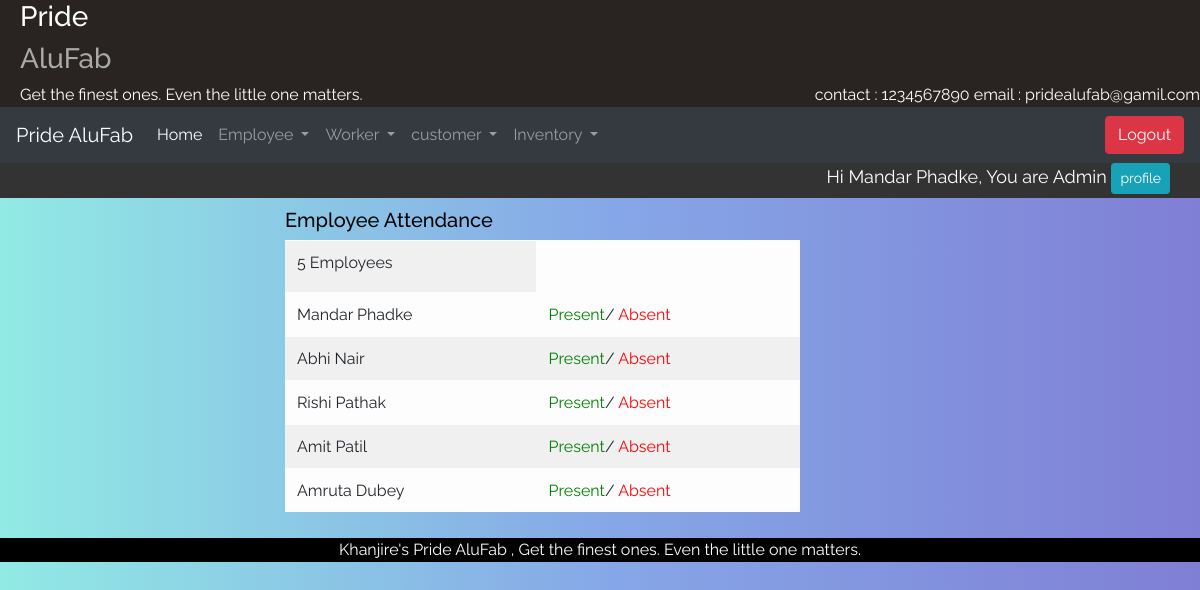
The app's page /Emp_attend (signed in) with its own data.
### alufab/models.py (models this page shows, shortened)
class Employee(models.Model):
    Emp_id = models.ForeignKey(User, on_delete=models.CASCADE)
    phono = models.IntegerField(default=0)
    Address = models.CharField(default=' ',max_length=100)
    city = models.CharField(default='Ichalkaranji',max_length=20)
    de = [
        ('Manager','Manager'),
        ('Supervisor','Supervisor'),
        ('Admin', 'Admin')
    ]
    designation = models.CharField(max_length=10, choices=de)
    Paymentperday = models.FloatField(default=0)
    is_working=models.BooleanField(default=True)

### alufab/views.py (the view)
# urls.py: path("Emp_attend", views.Emp_attend, name='Emp_attend'),
def Emp_attend(request):
    if not request.user.is_authenticated:
        return render(request, 'notloggedin.html')
    elif request.user.is_authenticated:
        obj = Employee.objects.all()
        total = Employee.objects.all().count()
        empid = request.user.id
        desig = Employee.objects.get(Emp_id=empid)
        return render(request,'EmpAttend.html',{'desig':desig,'obj':obj,'total':total})

### templates/EmpAttend.html (shortened to what this page needs)
{% extends 'home.html' %}
{% block content %}
    <form  class="form_div" method="POST" action="{% url 'Worker_attend' %}">
<div class="form_" id="content">
            <h5>Employee Attendance</h5>
<table class="table table-light table-responsive-sm table-striped">
  <tr>
          <td><label>{{total}} Employees</label>
</tr>
  {% for i in obj %}
<tr>
  <td>
          {{i.Emp_id.first_name}} {{i.Emp_id.last_name}}
          </td>
<td>
          <a href="{% url 'Emp_attend_save' i.id%}" style="color: green;">Present</a>/
          <a href="{% url 'Emp_attend_save1' i.id%}" style="color: red;">Absent</a>
</td>
</tr>
{% endfor %}
      </table>
{% endblock %}

### templates/home.html (shortened to what this page needs)
{%load static%}
<html lang="en">
<head>
    <link rel="stylesheet" href="https://stackpath.bootstrapcdn.com/bootstrap/4.3.1/css/bootstrap.min.css">
    <link href="https://cdnjs.cloudflare.com/ajax/libs/select2/4.0.6-rc.0/css/select2.min.css" rel="stylesheet" />
<link rel="stylesheet" type="text/css" href="{% static 'css/main.css' %}">
<link rel="stylesheet" type="text/css" href="{% static 'css/util.css' %}">
</head>
<body>
<div class="div_top" >
    <div class="container-">
      <h3 style="color: white;">Pride</h3><h3 style="color: darkgrey;">AluFab</h3><h style="color:white;">Get the finest ones.
        Even the little one matters.</h>
      <div style="float:right; color:white;">
        contact : 1234567890
        email : pridealufab@gamil.com
      </div>
    </div>
  </div>
<nav class="navbar navbar-dark bg-dark navbar-expand-lg sticky-top nav">
    <a class="navbar-brand" href="#">Pride AluFab </a>
    <div class="collapse navbar-collapse" id="navbarSupportedContent">
      <ul class="navbar-nav mr-auto">
        <li class="nav-item active">
          <a class="nav-link" href="{% url 'home'%}">Home</a>
        </li>
          <li class="nav-item dropdown">
            <a class="nav-link dropdown-toggle" href="#" role="button" data-toggle="dropdown" aria-haspopup="true" aria-expanded="false">
              Employee
            </a>
          </li>
          <li class="nav-item dropdown">
            <a class="nav-link dropdown-toggle" href="#" role="button" data-toggle="dropdown" aria-haspopup="true" aria-expanded="false">
              Worker
            </a>
          </li>
          <li class="nav-item dropdown">
            <a class="nav-link dropdown-toggle" href="#" id="navbarDropdown" role="button" data-toggle="dropdown" aria-haspopup="true" aria-expanded="false">
              customer
            </a>
          </li>
          <li class="nav-item dropdown">
            <a class="nav-link dropdown-toggle" href="#" id="navbarDropdown" role="button" data-toggle="dropdown" aria-haspopup="true" aria-expanded="false">
              Inventory
            </a>
          </li>
      </ul>
         <span>
              <a href="{% url 'logout_page'%}"><button class="btn btn-danger">Logout</button></a>
          </span>
    </div>
  </nav>
<div class="div_name">
<span class="Name">
  Hi {{request.user.first_name}} {{request.user.last_name}}, You are {{desig.designation}}
              <a href="{% url 'profile' %}"><button class="btn btn-sm btn-info">profile</button></a>
          </span>
</div>
<div id="wrapper" class="active container-fluid froms">
    {% block content %}{% endblock %}
        </div>
    </div>
<footer>
      Khanjire's Pride AluFab , Get the finest ones.
        Even the little one matters. </footer>
</body>
</html>

### static/css/main.css (style rules this page uses)
body { color:black; background: #7F7FD5; background: -webkit-linear-gradient(to right, #91EAE4, #86A8E7, #7F7FD5); background: linear-gradient(to right, #91EAE4, #86A8E7, #7F7FD5); }
.form_div { display: block; padding: 10 10 10 20%; width: 70%; }
.froms { width:90%; }
footer { background-color:black; width:100%; color:white; text-align:center; }
nav { width:100%; }
.div_top { text-align: left; padding-left: 20px; background-color:#292421; }
.div_name { background-color:#333333; padding-right:30px; color:white; font-size:18px; height:35px; }
.Name { text-align:right; float:right; }

### static/css/util.css (style rules this page uses)
* { margin: 0; padding: 0; outline: none; box-sizing: border-box; font-family: 'Raleway', sans-serif; }

### records on screen
Employee: designation "Admin", Emp_id.first_name "Mandar", Emp_id.last_name "Phadke"
Employee: Emp_id.first_name "Abhi", Emp_id.last_name "Nair"
Employee: Emp_id.first_name "Rishi", Emp_id.last_name "Pathak"
Employee: Emp_id.first_name "Amit", Emp_id.last_name "Patil"
Employee: Emp_id.first_name "Amruta", Emp_id.last_name "Dubey"

### other values on screen
{{ request.user.first_name }} "Mandar"
{{ request.user.last_name }} "Phadke"
{{ total }} "5"
